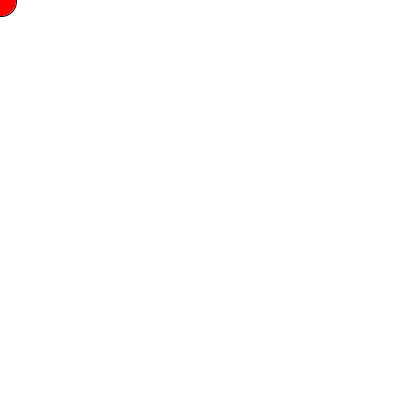
Frame 1 (no input)
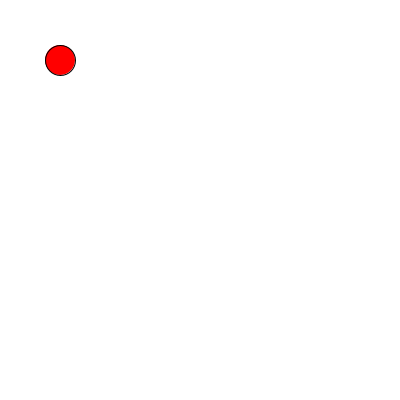
Frame 60 (the mouse pressed at the canvas centre just before this capture)
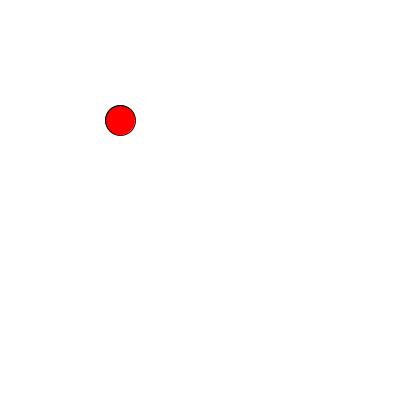
Frame 120 (the mouse held since frame 60 and released just before this capture)

The Processing sketch that drew these frames (run headless with seeded random() and noise(); from frame 60 on, the mouse is pressed at the canvas centre):

// Processing sketch: Ball_04_Vector
// ── Ball_04_Vector.pde
// Position des Kreises
int xPosition = 15;

// Wert, der in jedem Loop dazugezählt wird. 
// km/h ist bei uns Pixel/Frame...
PVector velocity=new PVector(1, 1);
PVector position =new PVector(0, 0);

void setup() {
  size(400, 400);
  smooth();
  pixelDensity(2);
}

void draw() {
  background(255);
  move();
  bounce();
  display();
}

void move() {
  //-> bewege den Ball
  position.add(velocity);
}

void bounce() {
  //-> bounce den Ball
  if (position.x > width || position.y < 0) {
    velocity.x*=-1;
  }

  if (position.y > height || position.y < 0) {
    velocity.y*=-1;
  }
}

void display() {
  //-> zeichne den Ball
  fill(255, 0, 0);
  ellipse(position.x, position.y, 30, 30);
};
